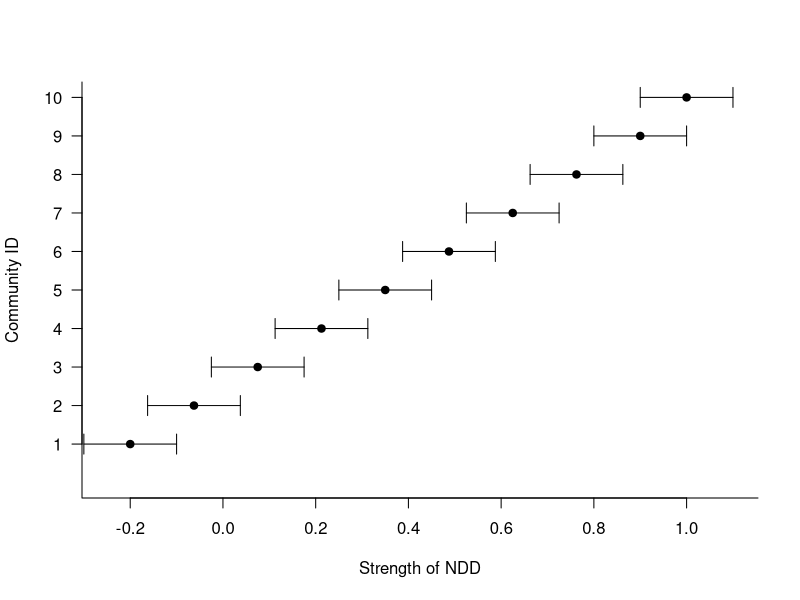

Recreate this plot in R. (Note: this script raises an error after producing the figure.)

### Writing simulation parameters to tab delimited text file so that a BASH 
## script can read this file and set up jobs on cluster

reps = 10 ## How many reps per parameter set? 

### Grid of NDD values
# This one is important! Sets mean CNDD across simulations
ndd_df = expand.grid(mean_cndd = c(seq(-.2, .9, length.out = 9), 1), # Go up to 1 for neutral dynamics
                     mean_gndd = c(1),
                     seed_disp_dist = c(5)) 
                    # dispersal_mode = c(0, 1)) # Adding in global dispersal

# Remove simulations with varying dispersal distance from global dispersal
# Would need to adjust threshold for seed dispersal distance if that changes

if(any(ndd_df$dispersal_mode > 0)){
  ndd_df <- ndd_df[-which(ndd_df$dispersal_mode == 1 & ndd_df$seed_disp_dist > 
                            min(ndd_df$seed_disp_dist)), ]
  
  ## For global dispersal, change dispersal distance to -1 for plotting ease
  ### THIS NEEDS TO BE UPDATED
  ndd_df$seed_disp_dist[ndd_df$seed_disp_dist == min(ndd_df$seed_disp_dist) & 
                          ndd_df$dispersal_mode == 1] <- -1
}

ndd_df

out <- data.frame(
  
  ###1 - How often to save out data save_every_n_steps
  save_every_n_steps = 2000,
  
## 2 - Whether printing is verbose or not
  verbose = 1,

## 3 -  Number of steps
## Each step = 5-10 years with 0.10 % mortality rate
  steps = 10000,

## 4 - Mortality rate
## Proportion of landscape dying per step
  mortality_rate = 0.1,

## 5 - Number of initial species
  n_sp_init = 50,

## 6 - Number of initial alleles per species
  n_alleles_init = 10,

## 7 - Seed dispersal distance
## In units of cells
  seed_disp_dist = ndd_df$seed_disp_dist,

## 8 - Neighbor radius for dispersal
## In units of cells
## Miranda = 5; Banitz = 20
  neighbor_radius = 20,

## 9 - Seeds per adult
## Equal to fecundity..
  seeds_per_adult = 10000,

## 10, 11 - CNDD parameters
## Values closer to 1 = weaker NDD
## Range is the max cndd value - min cndd value. 
 mean_cndd = ndd_df$mean_cndd,
 range_cndd = 0.20,

## 12, 13 - GNDD parameters
## Values closer to 1 = weaker NDD
  mean_gndd = ndd_df$mean_gndd,
  range_gndd = 0.00,

## 14, 15  - Landscape parameters - height, width
# In units of cells, also width x height equals total number of adults in simulation
  width = 100,
  height = 100,

## 16 - Migration rate
## Immigrant per recruit (~1 in 10,000) is from BCI paper; 1 in 9000 used in Muller Landau 2007
  migration_rate = 0.001,

## 17 - Dispersal mode, 1 == global; 0 == local
  dispersal_mode = 0

) # End data frame

out

## Make sure that neutral communities have range 0

if(any(out$mean_cndd == 1)){
  out$range_cndd[out$mean_cndd == 1] <- 0
  out$range_gndd[out$mean_gndd == 1] <- 0
}


### Repeat each parameter set based on number of reps
out <- out[sort(rep(row.names(out), reps)), ]



## Add sim_id as first column
out <- cbind(sim_id = 1:nrow(out), out)


### Check to make sure cndd or gndd values don't go over 1 - positive density dependence

if(any((out$mean_cndd + (out$range_cndd/2)) > 1.0)){
  cat("WARNING!!!! Positive density dependence detected... \n
      Need to reduce either mean or range of CNDD values")
}

if(any((out$mean_gndd + (out$range_gndd/2)) > 1.0)){
  cat("WARNING!!!! Positive density dependence detected... \n
      Need to reduce either mean or range of GNDD values")
}


## Printing and plotting
cat("Total simulations:", nrow(out), "\n")

cat("Expected number of hours:", nrow(out)/96*1.25, "\n")


### Arrow plot of GNDD and CNDD values
unique_cndd <- unique(out$mean_cndd)


plot(sort(unique_cndd), 1:length(unique_cndd), 
     xlim = c(-.25, 1.1),
     pch = 19, xlab = "Strength of NDD", bty = "l",
      ylab = "Community ID", yaxt = "n", ylim = c(0, 10))
axis(side = 2, at = 1:10, labels = as.character(1:10), las = 1)
arrows(x0 = sort(unique_cndd) - out$range_cndd[1]/2,
       x1 = sort(unique_cndd) + out$range_cndd[1]/2,
       y0 = 1:length(unique_cndd),
       code = 3, angle = 90, length = 0.1)


## Write to file
write.csv(out, file = "./parameter files/run_033.csv", row.names = FALSE)








